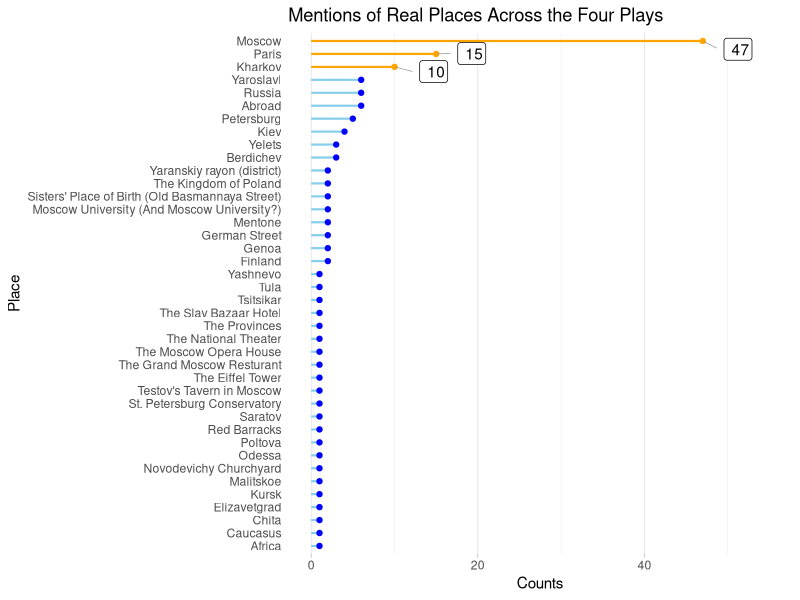
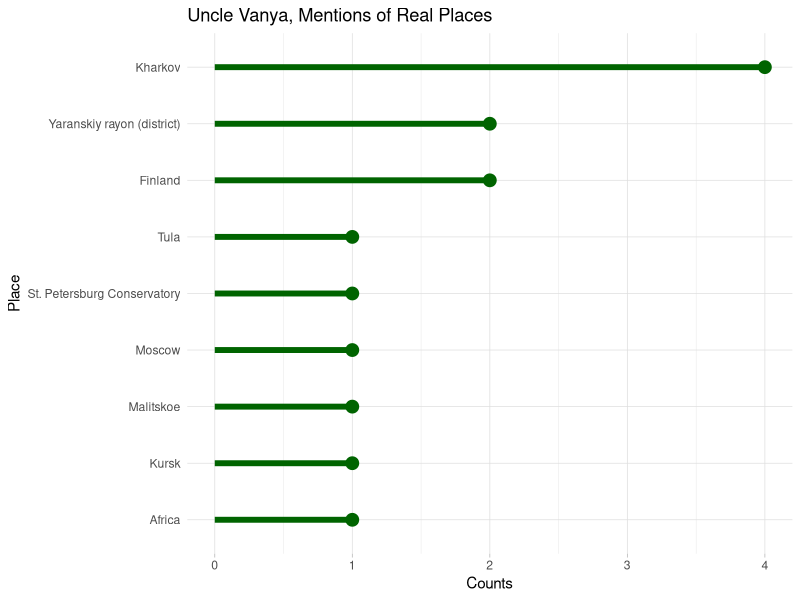
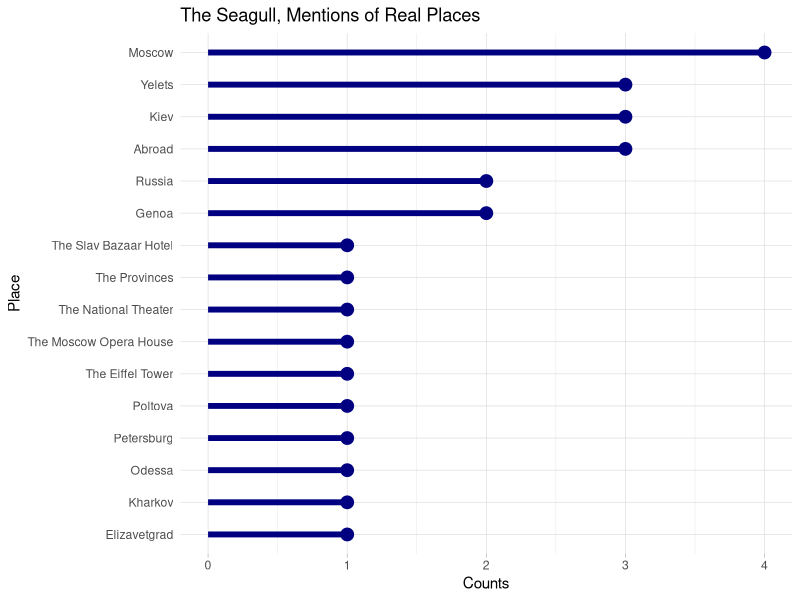
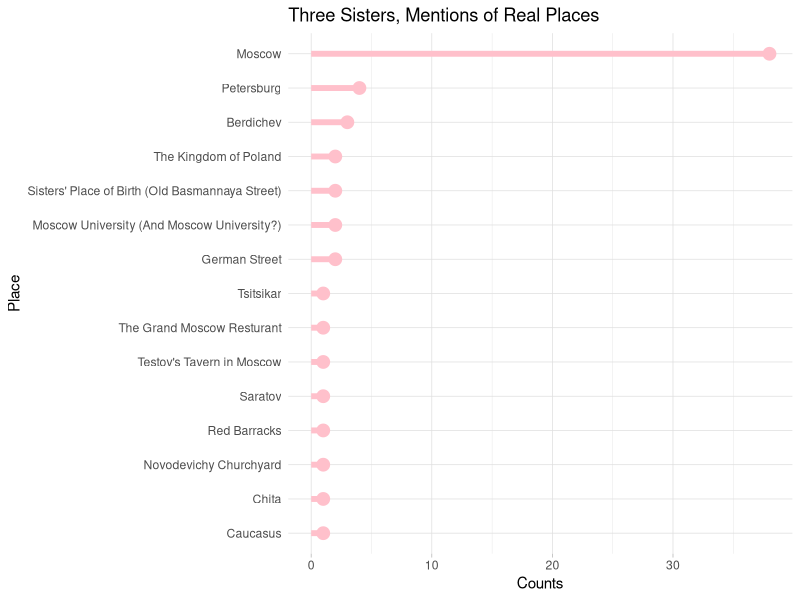
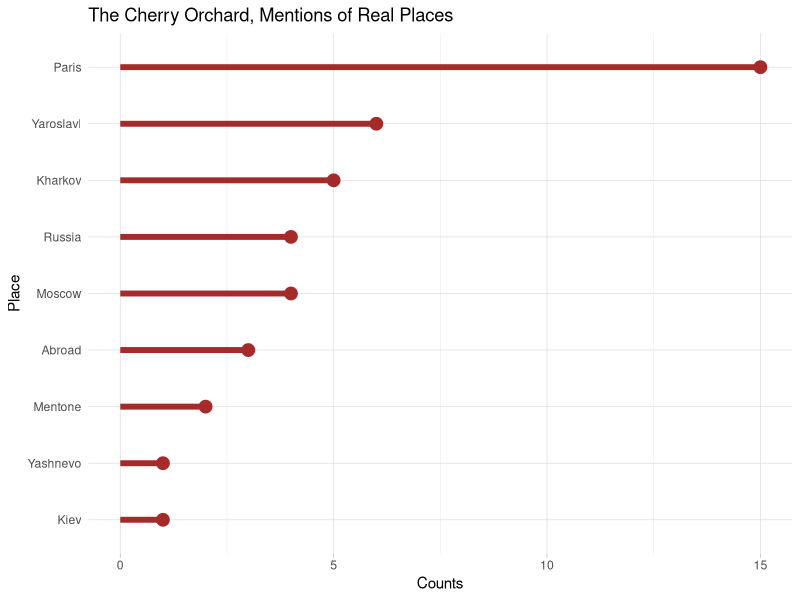
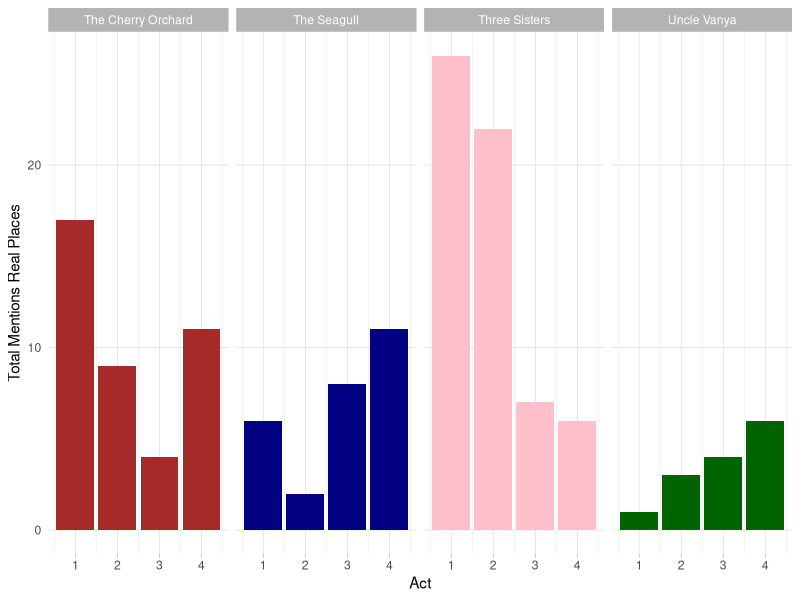

The R source for these figures, in order:
## ---- chunk 1
knitr::opts_chunk$set(echo = FALSE, error = FALSE, message = FALSE, warning = FALSE)

# Load libraries
library(tidyverse)
library(ggplot2)
library(readr)
library(stringr)
library(scales)
library(knitr)
library(kableExtra)
library(ggrepel)
## ---- chunk 2

# Load data

counts_real <- read_csv("counts_real_places.csv") %>%
  mutate(period = case_when(
    act == "Act I" ~ 1,
    act == "Act II" ~ 2,
    act == "Act III" ~ 3,
    act == "Act IV" ~ 4
  ))

## ---- chunk 3

# Summarize data across the four plays

counts_total <- counts_real %>%
  group_by(object) %>%
  summarise(total = sum(mentions)) %>%
  ungroup() 

# Reorder

counts_total <-counts_total[order(counts_total$total), ] 
counts_total$object <- factor(counts_total$object, levels = counts_total$object)

# Graph

counts_total %>%
  ggplot(aes(x = reorder(object, -total), y = total, label = total)) +
  geom_segment(aes(x = object, 
                   xend = object,
                   y = 0,
                   yend = total),
                   color = ifelse(counts_total$object %in% 
                                c("Moscow","Kharkov", "Paris"), "orange", "skyblue"),
                   size = .75) +
  geom_point(color = ifelse(counts_total$object %in% 
                              c("Moscow","Kharkov", "Paris"), "orange", "blue")) + 
  geom_label_repel(data = subset(counts_total, total > 9),
                   segment.size  = 0.2,
                   segment.color = "grey50",
                   nudge_y       = 5,
                  # direction     = "x",
                   hjust = 1) + 
  labs(title = "Mentions of Real Places Across the Four Plays") + 
  xlab("Place") +
  ylab("Counts") +
  theme_light() +
  ylim(0,55) +
  coord_flip() +
  theme(
    panel.grid.major.y = element_blank(),
    panel.border = element_blank(),
    axis.ticks.y = element_blank()) 

## ---- chunk 4
#Uncle Vanya 

counts_real_vanya<- counts_real %>%
  filter(play == "Uncle Vanya") %>%
  group_by(object) %>%
  summarize(total = sum(mentions)) %>%
  ungroup()

# Reorder

counts_real_vanya <-counts_real_vanya[order(counts_real_vanya$total), ] 
counts_real_vanya$object <- factor(counts_real_vanya$object, levels = counts_real_vanya$object)

counts_real_vanya %>%
  ggplot(aes(x = reorder(object, -total), y = total)) + 
  geom_segment(aes(x = object, 
                   xend = object,
                   y = 0,
                   yend = total),
               color = "darkgreen",
               size = 2) +
  geom_point(color = "darkgreen", size = 4) + 
  xlab("Place") +
  ylab("Counts") + 
  labs(title = "Uncle Vanya, Mentions of Real Places") +
  ylim(0,4) +
  theme_light() +
  coord_flip() + 
  theme(
    panel.grid.minor.y = element_blank(),
    panel.border = element_blank(),
    axis.ticks.y = element_blank())
  

## ---- chunk 5

v_1 <- counts_real %>%
  filter(play == "Uncle Vanya", act == "Act I") %>%
  select(-period, -play)
  

v_2 <- counts_real %>%
  filter(play == "Uncle Vanya", act == "Act II") %>%
  select(-period, -play)

v_3 <- counts_real %>% 
  filter(play == "Uncle Vanya", act == "Act III") %>%
  select(-period, -play)

v_4 <- counts_real %>%
  filter(play == "Uncle Vanya", act == "Act IV") %>%
  select(-period, -play)
  

rbind(v_1,v_2,v_3,v_4) %>%
  select(-act) %>%
  kable(col.names = 
          c("Place", "Mentions"),
            caption = "Place Mentions by Act, Uncle Vanya") %>%
  kable_styling(bootstrap_options = c("striped", "condensed")) %>%
  group_rows("Act I", 1,1) %>%
  group_rows("Act II", 2, 4) %>%
  group_rows("Act III", 5,7) %>%
  group_rows("Act IV", 8,11)


 

## ---- chunk 6

#Seagull

counts_real_gull<- counts_real %>%
  filter(play == "The Seagull") %>%
  group_by(object) %>%
  summarize(total = sum(mentions)) %>%
  ungroup()

# Reorder

counts_real_gull <-counts_real_gull[order(counts_real_gull$total), ] 
counts_real_gull$object <- factor(counts_real_gull$object, levels = counts_real_gull$object)

counts_real_gull %>%
  ggplot(aes(x = reorder(object, -total), y = total)) + 
  geom_segment(aes(x = object, 
                   xend = object,
                   y = 0,
                   yend = total),
               color = "navy",
               size = 2) +
  geom_point(color = "navy", size = 4) + 
  xlab("Place") +
  ylab("Counts") + 
  labs(title = "The Seagull, Mentions of Real Places") +
  #ylim(0,4) +
  theme_light() +
  coord_flip() + 
  theme(
    panel.grid.minor.y = element_blank(),
    panel.border = element_blank(),
    axis.ticks.y = element_blank())

## ---- chunk 7

gull_1 <- counts_real %>%
  filter(play == "The Seagull", act == "Act I") %>%
  select(-period, -play)
  

gull_2 <- counts_real %>%
  filter(play == "The Seagull", act == "Act II") %>%
  select(-period, -play)

gull_3 <- counts_real %>% 
  filter(play == "The Seagull", act == "Act III") %>%
  select(-period, -play)

gull_4 <- counts_real %>%
  filter(play == "The Seagull", act == "Act IV") %>%
  select(-period, -play)
  

rbind(gull_1,gull_2,gull_3,gull_4) %>%
  select(-act) %>%
  kable(col.names = 
          c("Place", "Mentions"),
            caption = "Place Mentions by Act, The Seagull") %>%
  kable_styling(bootstrap_options = c("striped", "condensed")) %>%
  group_rows("Act I", 1,5) %>%
  group_rows("Act II", 6, 7) %>%
  group_rows("Act III", 8,14) %>%
  group_rows("Act IV", 15,21)

## ---- chunk 8

#Sisters

counts_real_sis<- counts_real %>%
  filter(play == "Three Sisters") %>%
  group_by(object) %>%
  summarize(total = sum(mentions)) %>%
  ungroup()

# Reorder

counts_real_sis <-counts_real_sis[order(counts_real_sis$total), ] 
counts_real_sis$object <- factor(counts_real_sis$object, levels = counts_real_sis$object)

counts_real_sis %>%
  ggplot(aes(x = reorder(object, -total), y = total)) + 
  geom_segment(aes(x = object, 
                   xend = object,
                   y = 0,
                   yend = total),
               color = "pink",
               size = 2) +
  geom_point(color = "pink", size = 4) + 
  xlab("Place") +
  ylab("Counts") + 
  labs(title = "Three Sisters, Mentions of Real Places") +
  #ylim(0,4) +
  theme_light() +
  coord_flip() + 
  theme(
    panel.grid.minor.y = element_blank(),
    panel.border = element_blank(),
    axis.ticks.y = element_blank())

## ---- chunk 9


counts_real %>%
  filter(play == "Three Sisters") %>%
  select(-act, -period, -play) %>%
  kable(col.names = 
          c("Place", "Mentions"),
            caption = "Place Mentions by Act, The Seagull") %>%
  kable_styling(bootstrap_options = c("striped", "condensed")) %>%
  group_rows("Act I", 1,6) %>%
  group_rows("Act II", 7, 14) %>%
  group_rows("Act III", 15,17) %>%
  group_rows("Act IV", 18,20)

## ---- chunk 10

#Cherry Orchard

counts_real_co<- counts_real %>%
  filter(play == "The Cherry Orchard") %>%
  group_by(object) %>%
  summarize(total = sum(mentions)) %>%
  ungroup()

# Reorder

counts_real_co <-counts_real_co[order(counts_real_co$total), ] 
counts_real_co$object <- factor(counts_real_co$object, levels = counts_real_co$object)

counts_real_co %>%
  ggplot(aes(x = reorder(object, -total), y = total)) + 
  geom_segment(aes(x = object, 
                   xend = object,
                   y = 0,
                   yend = total),
               color = "brown",
               size = 2) +
  geom_point(color = "brown", size = 4) + 
  xlab("Place") +
  ylab("Counts") + 
  labs(title = "The Cherry Orchard, Mentions of Real Places") +
  #ylim(0,4) +
  theme_light() +
  coord_flip() + 
  theme(
    panel.grid.minor.y = element_blank(),
    panel.border = element_blank(),
    axis.ticks.y = element_blank())

## ---- chunk 11

counts_real %>%
  filter(play == "The Cherry Orchard") %>%
  select(-act, -period, -play) %>%
  kable(col.names = 
          c("Place", "Mentions"),
            caption = "Place Mentions by Act, The Seagull") %>%
  kable_styling(bootstrap_options = c("striped", "condensed")) %>%
  group_rows("Act I", 1,7) %>%
  group_rows("Act II", 8, 12) %>%
  group_rows("Act III", 13,14) %>%
  group_rows("Act IV", 15,20)


## ---- chunk 12

counts_real %>%
  group_by(period,play) %>%
  select(-act, -object) %>%
  summarise(total = sum(mentions)) %>% 
  ggplot(aes(x = period, y = total, fill = play)) +
  geom_col() + 
  facet_wrap(~play, nrow = 1, ncol = 4) + 
  xlab("Act") +
  ylab("Total Mentions Real Places") +
    theme_light() +
  theme(
    legend.position = "none",
    panel.grid.minor.y = element_blank(),
    panel.border = element_blank(),
    axis.ticks.y = element_blank()) +
    scale_fill_manual(values = c("brown", "navy", "pink", "darkgreen"))
  
  
